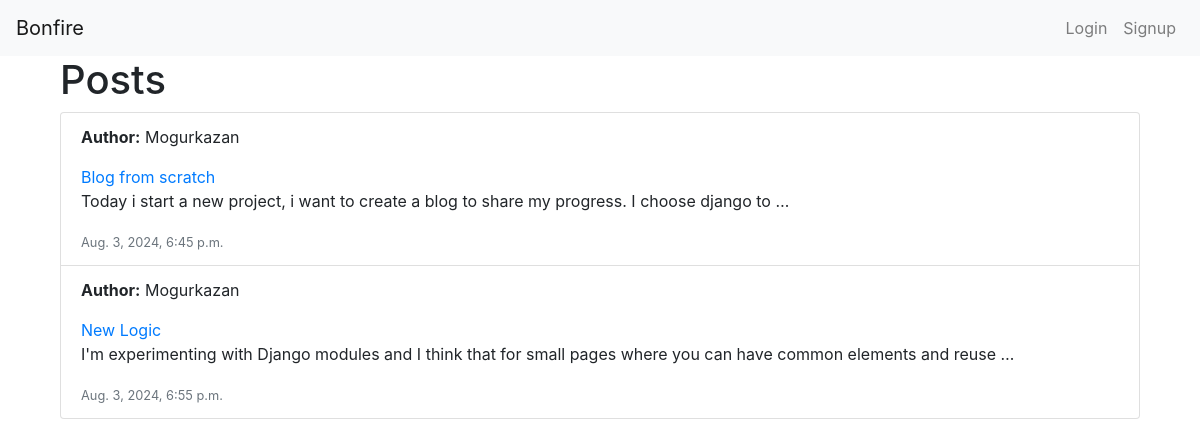
Before: / with the older database file.
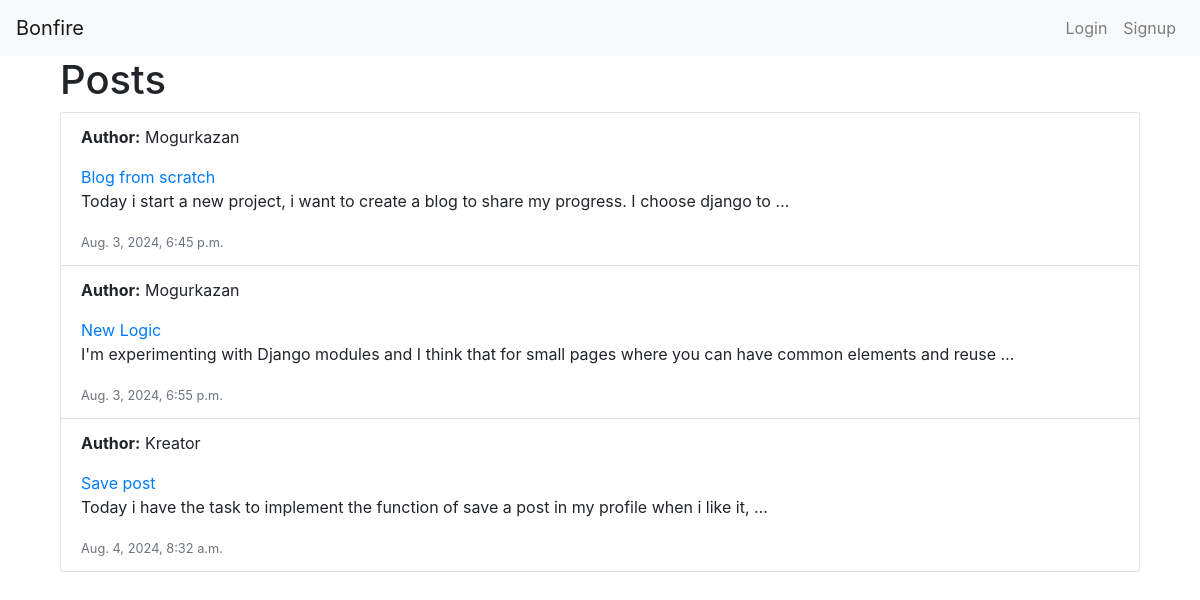
After: the same page with the newer database file.
### blog/models.py (models this page shows, shortened)
class Post(models.Model):
    author = models.ForeignKey(CustomUser, on_delete=models.CASCADE, related_name='posts')
    title = models.CharField(max_length=255)
    keywords = models.CharField(max_length=255, default='')  # Añadir campo de keywords
    content = models.TextField()
    created_at = models.DateTimeField(auto_now_add=True)
    updated_at = models.DateTimeField(auto_now=True)

class CustomUser(AbstractBaseUser, PermissionsMixin):
    email = models.EmailField(unique=True)
    nickname = models.CharField(max_length=30)
    is_active = models.BooleanField(default=True)
    is_staff = models.BooleanField(default=False)
    objects = CustomUserManager()
    USERNAME_FIELD = 'email'
    REQUIRED_FIELDS = ['nickname']

### blog/views.py (the view)
# urls.py: path('', views.post_list, name='post_list'),
def post_list(request):
    posts = Post.objects.all()
    return render(request, 'blog/post_list.html', {'posts': posts})

### blog/templates/blog/post_list.html
{% extends "base.html" %}
{% block content %}
<div class="container">
    <h1>Posts</h1>
    <ul class="list-group">
        {% for post in posts %}
            <li class="list-group-item">
                <p><strong>Author:</strong> {{ post.author.nickname }}</p>
                <a href="{% url 'post_detail' post.pk %}">{{ post.title }}</a>
                <p>{{ post.content|truncatewords:20 }}</p>
                <small class="text-muted">{{ post.created_at }}</small>
            </li>
        {% endfor %}
    </ul>
</div>
{% endblock %}

Changed rows visible on the page:
added Post: author.nickname "Kreator", title "Save post", content "Today i have the task to implement the function of save a post in my profile when i like it, …", created_at "Aug. 4, 2024, 8:32 a.m."
